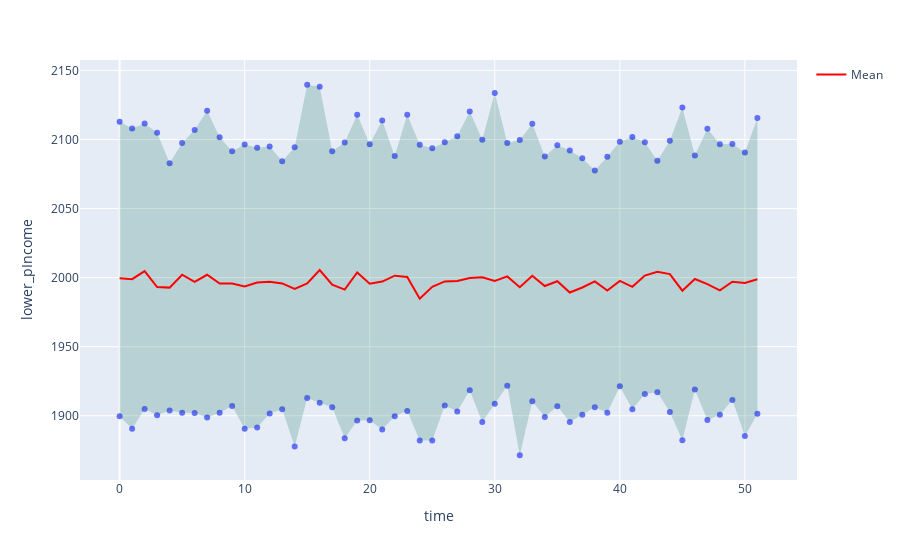

Notebook source saved alongside this figure:
### Code cell
analyzer.plot_ci(name='pIncome', time_col='time', scenario_col='scenario',filter=None, col_names=['scenario', 'time'], confidence=.95, inline_plot=True)
